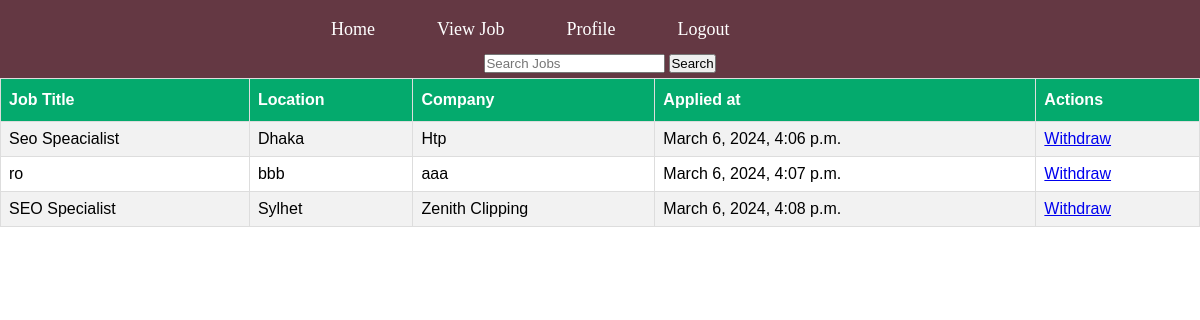
The page /Applied_Job_By_Applicants_Page/ (signed in) on the database its author committed.
### myApp/models.py (models this page shows, shortened)
class jobApplyModel(models.Model):
    job=models.ForeignKey(job_model,on_delete=models.CASCADE,related_name='applications')
    applicant=models.ForeignKey(Custom_User,on_delete=models.CASCADE)
    applied_at = models.DateTimeField(auto_now_add=True)
    skills = models.CharField(max_length=255, blank=True, null=True)
    resume = models.FileField(upload_to='resumes/', blank=True, null=True)

class job_model(models.Model):
    job_title = models.CharField(max_length=100, null=True)
    number_of_openings= models.IntegerField(null=True)
    category=models.CharField(max_length=100, null=True)
    company_name = models.CharField(max_length=100, null=True)
    location = models.CharField(max_length=100, null=True)
    description = models.TextField()
    create_at = models.DateTimeField(auto_now_add=True, null=True)
    update_at = models.DateTimeField(auto_now=True, null=True)
    job_creator = models.ForeignKey(Custom_User, on_delete=models.CASCADE)

### myProject/views.py (the view)
# urls.py: path('Applied_Job_By_Applicants_Page/',Applied_Job_By_Applicants_Page,name='Applied_Job_By_Applicants_Page'),
def Applied_Job_By_Applicants_Page(request):
    job_seeker=request.user
    applied_job=jobApplyModel.objects.filter(applicant=job_seeker)
    context={
        'applied_job':applied_job,
    }
    return render(request,'JobSeeker/AppliedJob.html',context)

### Template/JobSeeker/AppliedJob.html (shortened to what this page needs)
{% extends "dashboard.html" %}
{% block content %}
<!DOCTYPE html>
<html>
<head>
</head>
<body>
<table id="customers">
  <tr>
    <th>Job Title</th>
    <th>Location</th>
    <th>Company</th>
    <th>Applied at</th>
    <th>Actions</th>
  </tr>
  {% for i in applied_job %}
  <tr>
    <td>{{i.job.job_title}}</td>
    <td>{{i.job.location}}</td>
    <td>{{i.job.company_name}}</td>
    <td>{{i.applied_at}}</td>
    <td>
      <a href="{% url 'deletePage' i.id %}">Withdraw</a>
    </td>
  </tr>
  {% endfor %}
</table>
</body>
</html>
{% endblock content %}

### Template/dashboard.html (shortened to what this page needs)
<!DOCTYPE html>
<html lang="en">
<head>
</head>
<body>
{% include "navbar.html" %}
{% block content %}{% endblock content %}
</body>
</html>

### Template/navbar.html (shortened to what this page needs)
{% block content %}
<nav>
    <a href="{% url 'homePage' %}">Home</a>
    <a href="{% url 'viewjobPage' %}">View Job</a>
    <a href="{% url 'ProfilePage' %}">Profile</a>
    <a href="{% url 'logoutPage' %}">Logout</a>
        {% if user.user_type == 'jobseeker' %}
    <form method="GET" action="{% url 'searchResultsPage' %}" class="search-form">
        <input type="text" name="search_query" placeholder="Search Jobs">
        <button type="submit">Search</button>
    </form>
{% endif %}
</nav>
{% endblock content %}

### Template/dashboard.html (style rules this page uses)
body { background: url(https://images.unsplash.com/photo-1531824475211-72594993ce2a?q=80&w=1470&auto=format&fit=crop&ixlib=rb-4.0.3&ixid=M3wxMjA3fDB8MHxwaG90by1wYWdlfHx8fGVufDB8fHx8fA%3D%3D); margin: 0; padding: 0; background-size: cover; background-position: right; background-attachment: fixed; }
nav { background-color: #333; overflow: hidden; }
nav a { float: left; display: block; color: white; text-align: center; padding: 14px 16px; text-decoration: none; }
* { margin: 0; padding: 0; box-sizing: border-box; }
nav { background-color: #643843; color: white; padding: 5px 300px; text-align: center; }
nav a { text-decoration: none; color: white; margin: 0 15px; font-size: 18px; transition: color 0.3s ease-in-out; }

### Template/JobSeeker/AppliedJob.html (style rules this page uses)
#customers { font-family: Arial, Helvetica, sans-serif; border-collapse: collapse; width: 100%; }
#customers td, #customers th { border: 1px solid #ddd; padding: 8px; }
#customers tr:nth-child(even) { background-color: #f2f2f2; }
#customers th { padding-top: 12px; padding-bottom: 12px; text-align: left; background-color: #04AA6D; color: white; }

### rows shown on the page
jobApplyModel: job.job_title "Seo Speacialist", job.location "Dhaka", job.company_name "Htp", applied_at "March 6, 2024, 4:06 p.m."
jobApplyModel: job.job_title "ro", job.location "bbb", job.company_name "aaa", applied_at "March 6, 2024, 4:07 p.m."
jobApplyModel: job.job_title "SEO Specialist", job.location "Sylhet", job.company_name "Zenith Clipping", applied_at "March 6, 2024, 4:08 p.m."
